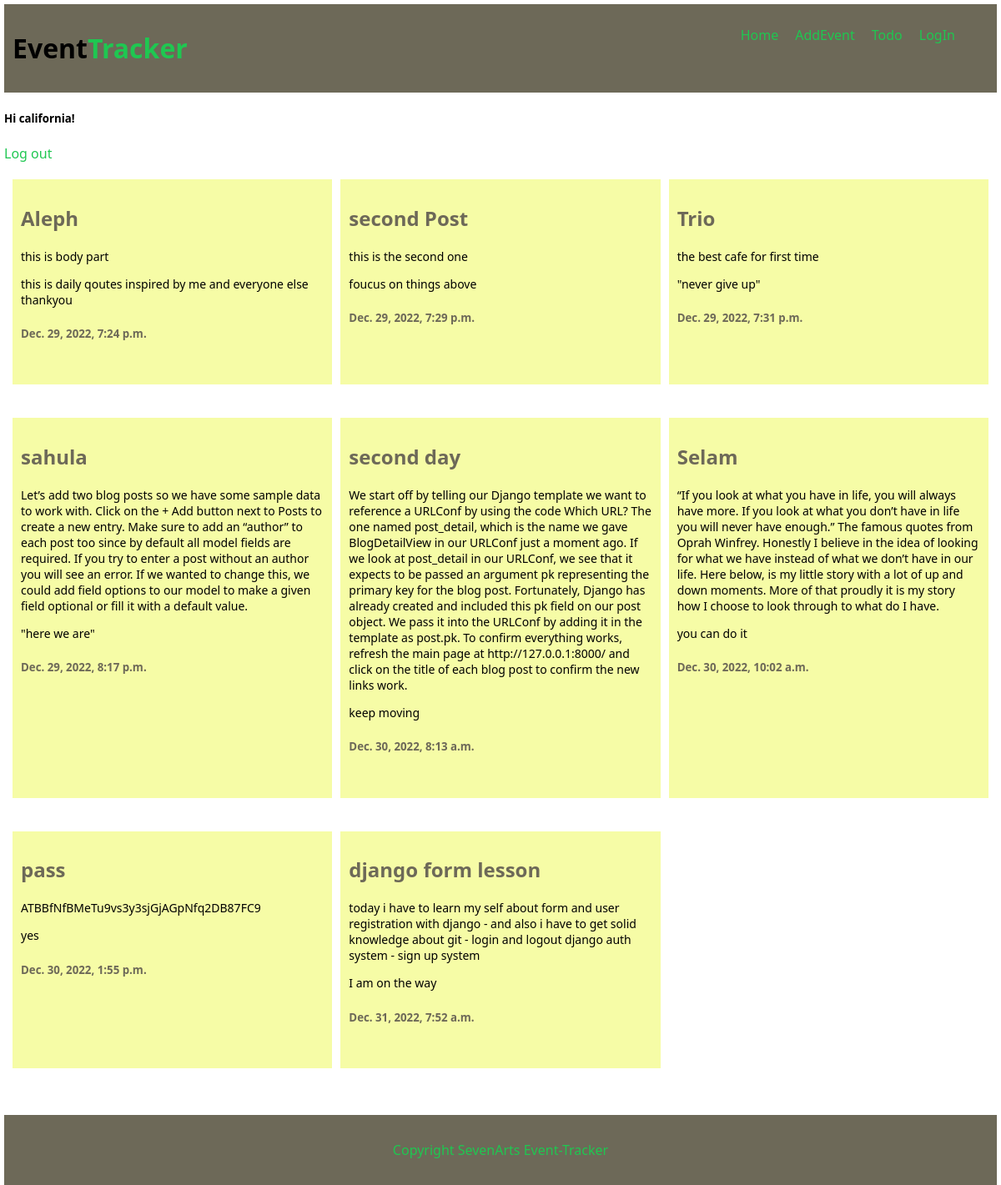
The app's page / (signed in) with its own data.
### event/models.py (models this page shows, shortened)
class Post(models.Model):
    title = models.CharField(max_length=255)
    body = models.TextField()
    qoutes = models.TextField()
    created_at = models.DateTimeField(auto_now_add = True)

### event/views.py (the view)
# urls.py: path('', EventListView.as_view(), name='home'),
class EventListView(ListView):
    model = Post
    template_name = 'event/home.html'

### event/templates/event/home.html
{% extends 'event/base.html' %}
{% block content %}
    <div class="card-container">
        <div class="card">
            {% for post in object_list %}
                <div class="poster">
                    <h2><a href="{% url 'post_detail' post.pk %}">{{ post.title }}</a></h2>
                    <p>{{post.body}}</p>
                    <p>{{post.qoutes}}</p>
                    <h5>{{post.created_at}}</h5>
                </div>
            {% endfor %}
        </div>
    </div>
{% endblock content %}

### event/templates/event/base.html (shortened to what this page needs)
{% load static %}
<!DOCTYPE html>
<html lang="en">
<head>
    <link rel="stylesheet" href='{% static "css/core.css" %}''>
</head>
<body>
    <div class="container">
        <header class="header">
            <a class='title' href="{% url 'home' %}"><h1 class="title">Event<strong class="title2">Tracker</strong></h1></a>
            <nav class="nav-bar">
                <ul class="nav-list">
                    <li><a href="{% url 'home' %}">Home</a></li>
                    <li><a href="{% url 'event_new' %}">AddEvent</a></li>
                    <li><a href="">Todo</a></li>
                    <li><a href="{% url 'login' %}">LogIn</a></li>
                </ul>
            </nav>
        </header>
        <section class="login-check">
            {% if user.is_authenticated %}
                <h5>Hi {{ user.username }}!</h5>
                <a href="{% url 'logout' %}">Log out</a>
            {% else %}
                <p> You are not logged in. </p>
                <a href="{% url 'login' %}">Log In</a>
            {% endif %}
        </section>
        <section>
            {% block content %}
            {% endblock content %}
        </section>
        <footer>
            <div class="foot">
                <p>Copyright SevenArts Event-Tracker</p>
            </div>
        </footer>
    </div>
</body>
</html>

### event/static/css/core.css (style rules this page uses)
body { font-family: 'Segoe UI', Tahoma, Geneva, Verdana, sans-serif; color: rgb(0, 0, 0); padding: 5px; margin: 0; }
.container { padding: 0; margin: 0; position: relative; width: 100%; height: 100%; }
strong { color: #1fc751; }
.header { display: flex; padding: 10px; flex-direction: row; background: #6d6958; position: relative; }
.nav-bar { display: flex; align-items: center; position: absolute; right:50px; }
.nav-list { display: flex; column-gap: 20px; list-style-type: none; text-decoration: none; left: 20px; margin-bottom: 20px; }
.nav-list a { text-decoration: none; color: #1fc751; }
.card a { color: #6d6958; }
.foot { background-color:#6d6958 ; padding: 15px 0; bottom: 0px; display: block; width: 100%; align-items: center; align-content: center; text-align: center; position: absolute; bottom: -100px; color: #1fc751; }
.card { padding: 10px; display: grid; grid-template-columns: repeat(3, 1fr); grid-gap: 10px; padding: 10px; margin-top: 10px; }
.poster { background-color: #f6fca6; padding: 10px; align-items: center; align-items: center; margin-bottom: 30px; overflow: hidden; padding-bottom: 30px; }
.poster h5 { color: #6d6958; }
.poster p { font-size: 14px; }
.title { text-decoration: none; color: black; }
a { text-decoration: none; color: #1fc751; }

### records on screen
Post: title "Aleph", body "this is body part", qoutes "this is daily qoutes inspired by me and everyone else thankyou", created_at "Dec. 29, 2022, 7:24 p.m."
Post: title "second Post", body "this is the second one", qoutes "foucus on things above", created_at "Dec. 29, 2022, 7:29 p.m."
Post: title "Trio", body "the best cafe for first time", qoutes "\"never give up\"", created_at "Dec. 29, 2022, 7:31 p.m."
Post: title "sahula", body "Let’s add two blog posts so we have some sample data to work with. Click on the + Add button next to Posts to create a new entry. Make sure to add an “author” to each post too since by default all model fields are required. If you try to enter a post without an author you will see an error. If we wanted to change this, we could add field options to our model to make a given field optional or fill it with a default value.", qoutes "\"here we are\"", created_at "Dec. 29, 2022, 8:17 p.m."
Post: title "second day", body "We start off by telling our Django template we want to reference a URLConf by using the code Which URL? The one named post_detail, which is the name we gave BlogDetailView in our URLConf just a moment ago. If we look at post_detail in our URLConf, we see that it expects to be passed an argument pk representing the primary key for the blog post. Fortunately, Django has already created and included this pk field on our post object. We pass it into the URLConf by adding it in the template as post.pk. To confirm everything works, refresh the main page at http://127.0.0.1:8000/ and click on the title of each blog post to confirm the new links work.", qoutes "keep moving", created_at "Dec. 30, 2022, 8:13 a.m."
Post: title "Selam", body "“If you look at what you have in life, you will always have more. If you look at what you don’t have in life you will never have enough.” The famous quotes from Oprah Winfrey. Honestly I believe in the idea of looking for what we have instead of what we don’t have in our life. Here below, is my little story with a lot of up and down moments. More of that proudly it is my story how I choose to look through to what do I have.", qoutes "you can do it", created_at "Dec. 30, 2022, 10:02 a.m."
Post: title "pass", body "ATBBfNfBMeTu9vs3y3sjGjAGpNfq2DB87FC9", qoutes "yes", created_at "Dec. 30, 2022, 1:55 p.m."
Post: title "django form lesson", body "today i have to learn my self about form and user registration with django - and also i have to get solid knowledge about git - login and logout django auth system - sign up system", qoutes "I am on the way", created_at "Dec. 31, 2022, 7:52 a.m."

### other values on screen
{{ user.username }} "california"
